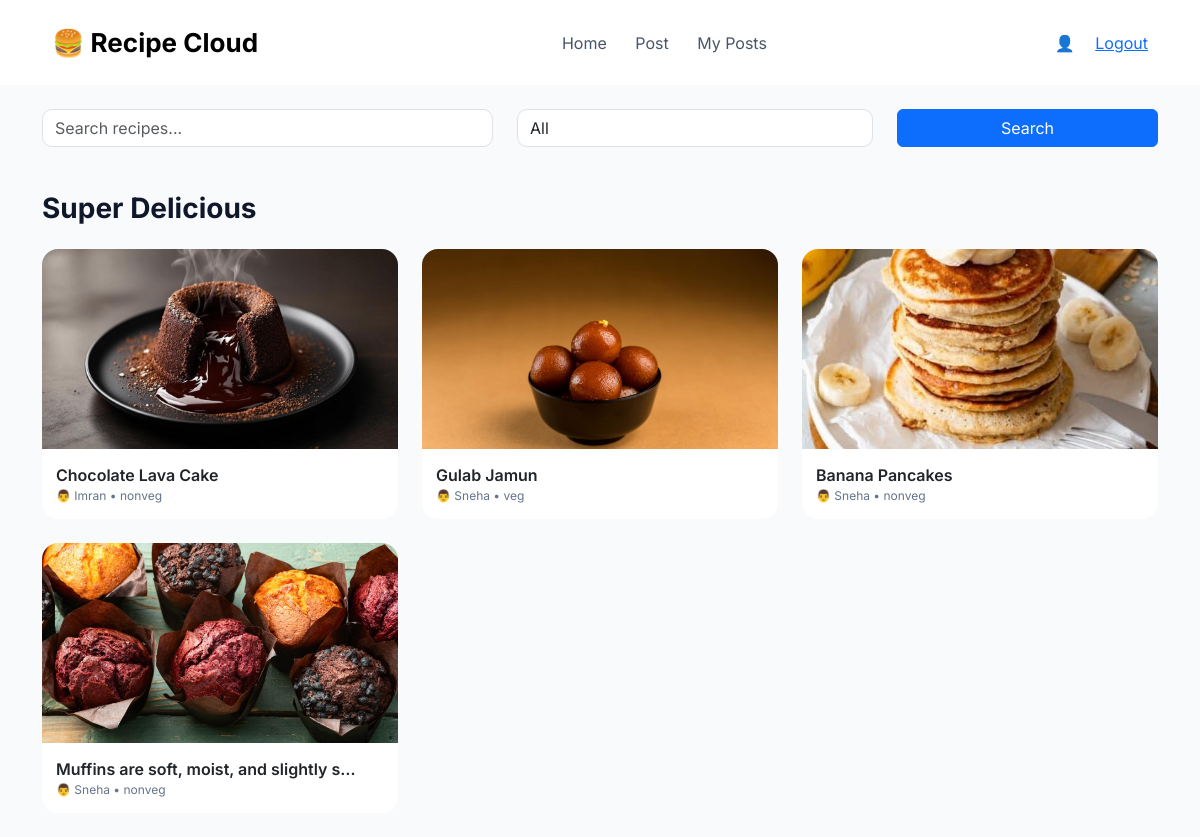
/posts/, run on the app's committed database.
### posts/models.py (models this page shows)
class Post(models.Model):
    user = models.ForeignKey(settings.AUTH_USER_MODEL, on_delete=models.CASCADE)
    media = models.FileField(upload_to='posts/', validators=[validate_media])
    description = models.TextField(blank=True)
    ingredients = models.TextField(blank=True)
    created_at = models.DateTimeField(auto_now_add=True)

### users/models.py (models this page shows)
class User(AbstractUser):
    bio = models.TextField(blank=True)
    profile_image = models.ImageField(upload_to='profiles/', null=True, blank=True)
    security_question = models.CharField(max_length=255, blank=True)
    security_answer = models.CharField(max_length=255, blank=True)

### posts/views.py (the view)
# urls.py: path('', views.posts_home, name='posts_home'),   # ✅ FIXED
def posts_home(request):
    posts = Post.objects.all().order_by('-created_at')
    return render(request, 'users/home.html', {
        'posts': posts
    })

### users/templates/users/home.html (shortened to what this page needs)
<!DOCTYPE html>
<html>
<head>
    <link href="https://cdn.jsdelivr.net/npm/bootstrap@5.3.0/dist/css/bootstrap.min.css" rel="stylesheet">
</head>
<body>
<nav class="navbar">
    <div class="container d-flex justify-content-between align-items-center">
        <div class="navbar-brand">🍔 Recipe Cloud</div>
        <div>
<a href="{% url 'posts_home' %}" class="nav-link d-inline">Home</a>
            <a href="{% url 'create_post' %}" class="nav-link d-inline">Post</a>
            <a href="{% url 'my_posts' %}" class="nav-link d-inline">My Posts</a>
        </div>
        <div>
            👤 {{ request.user.username }}
<a href="{% url 'logout' %}" class="ms-3">Logout</a>
        </div>
    </div>
</nav>
<div class="container">
    <form method="GET" class="search-box mt-4">
        <div class="row">
            <div class="col-md-5">
                <input type="text" name="q" placeholder="Search recipes..." class="form-control">
            </div>
            <div class="col-md-4">
                <select name="category" class="form-control">
                    <option value="">All</option>
                </select>
            </div>
            <div class="col-md-3">
                <button class="btn btn-primary w-100">Search</button>
            </div>
        </div>
    </form>
    <div class="section-title">Super Delicious</div>
    <div class="row">
        {% for post in posts %}
        <div class="col-md-6 col-lg-4 mb-4">
            <div class="card z-card">
                <img src="{{ post.media.url }}"
                     data-bs-toggle="modal"
                     data-bs-target="#postModal{{ post.id }}">
                <div class="z-card-body">
                    <div class="z-title">
                        {{ post.description|truncatechars:40 }}
                    </div>
                    <div class="z-meta">
                        👨 {{ post.user.username }} • {{ post.category }}
                    </div>
                </div>
            </div>
        </div>
        {% endfor %}
    </div>
</div>
</body>
</html>

### users/templates/users/home.html (style rules this page uses)
body { background: #f8fafc; font-family: 'Inter', sans-serif; color: #0f172a; }
.navbar { background: #fff; padding: 18px 40px; }
.navbar-brand { font-weight: 700; font-size: 26px; }
.nav-link { margin: 0 12px; color: #475569 !important; }
.search-box input, .search-box select { border-radius: 10px; }
.section-title { font-size: 28px; font-weight: 700; margin: 40px 0 20px; }
.z-card { border-radius: 16px; overflow: hidden; border: none; background: #fff; transition: 0.3s; }
.z-card img { height: 200px; object-fit: cover; }
.z-card-body { padding: 14px; }
.z-title { font-weight: 600; }
.z-meta { font-size: 12px; color: #64748b; }

### data on the page
Post: media (picture), description "Chocolate Lava Cake", user.username "Imran", category "nonveg"
Post: media (picture), description "Gulab Jamun", user.username "Sneha", category "veg"
Post: media (picture), description "Banana Pancakes", user.username "Sneha", category "nonveg"
Post: media (picture), description "Muffins are soft, moist, and slightly s…", user.username "Sneha", category "nonveg"
